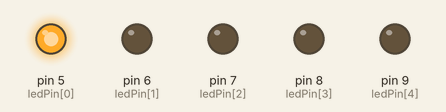
Recording of a sketch running on a simulated Arduino Uno, built with avr-gcc and run on an emulated ATmega328P. Shown: output pins drawn as LEDs (lit = HIGH).

Above: at 0.05 s.
At 0.75 s:
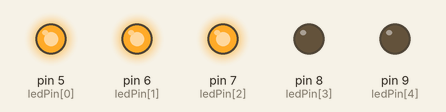
At 1.45 s:
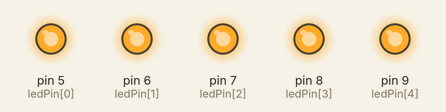
At 2.15 s:
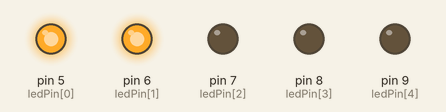
At 2.85 s:
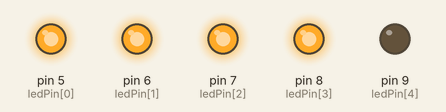
Timing chart, 0 to 3.1 s (numbered marks = the images above):
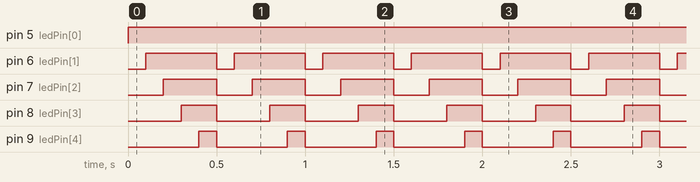

Measured:
- by itself, pin 5 (ledPin[0]): LOW → HIGH at 0.00 s
- by itself, pin 6 (ledPin[1]): alternates HIGH for 0.40 s and LOW for 0.10 s
- by itself, pin 7 (ledPin[2]): alternates HIGH for 0.30 s and LOW for 0.20 s
- by itself, pin 8 (ledPin[3]): alternates HIGH for 0.20 s and LOW for 0.30 s
- by itself, pin 9 (ledPin[4]): alternates HIGH for 0.10 s and LOW for 0.40 s

The sketch:

array_loops.ino
```cpp
int ledPin[] = {5, 6, 7, 8, 9};

void setup() {
  // put your setup code here, to run once:


  for (int i =0; i < 5; i++) {
    pinMode(ledPin[i], OUTPUT);


}
}

void loop() {
  // put your main code here, to run repeatedly:

  for (int i = 0; i < 5; i++) {
    digitalWrite(ledPin[i], LOW);
  }
  for (int i =0; i < 5; i++) {
  digitalWrite(ledPin[i], HIGH);
  delay(100);

  }
}
```
